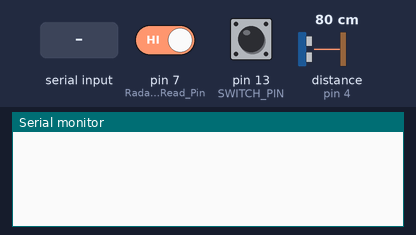
Bench run of a sketch on a simulated Arduino Uno, built with avr-gcc and run on an emulated ATmega328P. Parts: the last lines printed to the serial monitor. Wiring (inferred from the names in the program): ultrasonic range finder: trigger pin 2; echo pin 4. Inputs (shaded band) come from the test bench; at power-on: pin 7 (Radar_Signal_Read_Pin) HIGH, pin 13 (SWITCH_PIN) HIGH, distance to the obstacle (sensor on pin 4) 80 cm. The echo pulse lasts 58.3 µs per cm.

Above: at 1.2 s.
1.3 s: pin 7 (Radar_Signal_Read_Pin) driven LOW
At 2.0 s:
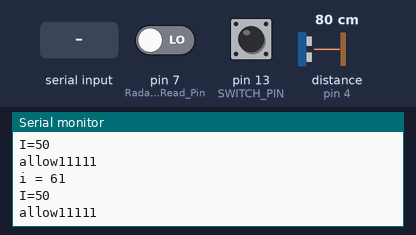
2.8 s: pin 13 (SWITCH_PIN) pulled LOW for 0.15 s
4.4 s: byte 30 received over Serial
5.9 s: byte 90 received over Serial
7.4 s: byte 120 received over Serial
8.9 s: distance to the obstacle (sensor on pin 4) set to 2 cm
At 9.4 s:
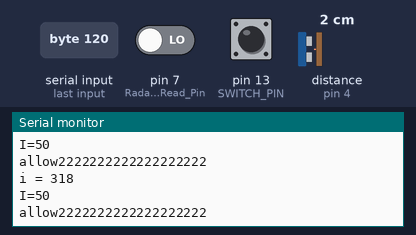
Timing chart, 0 to 11.4 s (numbered marks = the images above; inputs shaded):
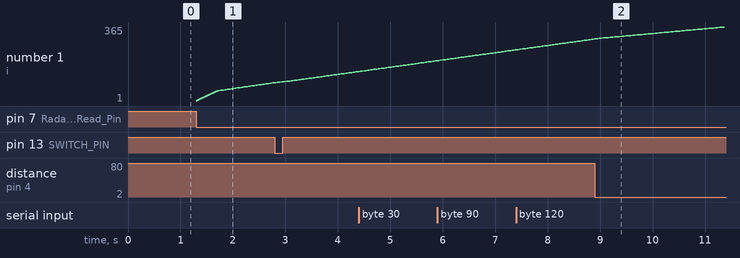

The sketch:

______.ino
```cpp
#include <SoftwareSerial.h>                       // 소프트웨어 시리얼 라이브러리 등록

/*------------------------ 아두이노 보드마다 소프트웨어 시리얼로 사용할 수 있는 핀 번호가 다르므로 주의 요망 ---------------------------*/
#define RX 8                                      // 소프트웨어 RX포트로 사용할 핀 번호 정의
#define TX 9
#define TRIG 2 //TRIG 핀 설정 (초음파 보내는 핀)
#define ECHO 4 //ECHO 핀 설정 (초음파 받는 핀)
#define SWITCH_PIN 13

SoftwareSerial BTSerial(10, 11);

                                      // 소프트웨어 TX포트로 사용할 핀 번호 정의
/*------------------------ 아두이노 보드마다 소프트웨어 시리얼로 사용할 수 있는 핀 번호가 다르므로 주의 요망 ---------------------------*/

SoftwareSerial Arduino_to_Radar_Serial(RX, TX);   // 소프트웨어 시리얼 객체명 선언(설정 보드의 RX 핀, 설정보드의 TX 핀)

int Radar_Signal_Read_Pin = 7;                    // Radar 모듈 신호선(3번핀)과 아두이노에 연결된 핀번호

// 변수
int val = 0;
int i = 0;
bool speed = false;
bool bluetoothOn = false;
bool bluetoothConnected = false;
bool allow = false;
bool blu = false;
unsigned long bluetoothTimming;
                       // Read한 Radar 모듈 신호선의 값을 저장할 변수

void setup()
{
  // put your setup code here, to run once:
  pinMode(Radar_Signal_Read_Pin, INPUT); // 디지털 7번핀을 GPIO INPUT으로 설정
  pinMode(LED_BUILTIN, OUTPUT); // LED_BUILTIN는 아두이노 보드에 자체적으로 달린 LED이며, 이를 Signal Out핀으로 설정
  pinMode(TRIG, OUTPUT);
  pinMode(ECHO, INPUT);
  pinMode(SWITCH_PIN, INPUT_PULLUP);

  Serial.begin(9600); // Serial 객체는 PC와 Arduino와의 시리얼 통신을 담당하며, Baud Rate = 9600 설정
  BTSerial.begin(38400);
  Arduino_to_Radar_Serial.begin(9600); // Arduino_to_Radar_Serial 객체는 Arduino와 Radar 모듈과의 시리얼 통신을 담당하며, Baud Rate = 9600 설정

}

void loop()
{
  if (BTSerial.available())
    Serial.write(BTSerial.read());
  if (Serial.available())
    BTSerial.write(Serial.read());
  long duration, distance;

  digitalWrite(TRIG, LOW);
  delayMicroseconds(2);
  digitalWrite(TRIG, HIGH);
  delayMicroseconds(10);
  digitalWrite(TRIG, LOW);

  duration = pulseIn (ECHO, HIGH); //물체에 반사되어돌아온 초음파의 시간을 변수에 저장합니다.


  //34000*초음파가 물체로 부터 반사되어 돌아오는시간 /1000000 / 2(왕복값이아니라 편도값이기때문에 나누기2를 해줍니다.)

 //초음파센서의 거리값이 위 계산값과 동일하게 Cm로 환산되는 계산공식 입니다. 수식이 간단해지도록 적용했습니다.

  distance = duration * 17 / 1000;


  // put your main code here, to run repeatedly:
  val = digitalRead(Radar_Signal_Read_Pin);   // Radar로부터의 움직임 신호를 Read하여 val 변수에 저장
  digitalWrite(LED_BUILTIN, val);  // val 변수의 값에 따른 LED의 High, Low 상태 결정
 //움직임이 없다면

 if(!val){
  i+=1;
  Serial.print("i = ");
  Serial.println(i);
 }else{
  i=0;
 }
 if(i>50){
  bool allow = false;
  Serial.println("I=50");

  if(distance>20){ // 20 값은 조정해야함 , 이미 차가 정차해있는 상황
   Serial.println("allow11111");
   allow = true;
  }else if(i> 200){ // 차도 없고 움직임도 없는 상황
    Serial.println("allow2222222222222222222");
    allow = true;

    }

 }
 if (digitalRead(SWITCH_PIN) == LOW) { // 신호등 스위치가 눌렸을 때

    Serial.println("Switch is pressed");
    BTSerial.begin(38400); // 블루투스 모듈 1 켜기 (=초기화)
    bluetoothOn = true;
  }

  if(bluetoothOn){
    if(!bluetoothConnected){ //처음 연결 된거라면
      if (BTSerial.available()) { // 블루투스 모듈 1이 연결되었다면
      Serial.println("Bluetooth module 1 is connected");
      BTSerial.write("connected"); // 지팡이에서는 이 메세지를 받으면 진동 울리기
      bluetoothConnected = true; //이거는 뒤에 일정 시간이 지나면 false로 바꾸는거 추가해야함!!!!!!!!!!!!!!!!!!!!!!
      bluetoothTimming = millis(); //이거가지고 블투 시간 체크해서 할듯
      }}

      if (allow) {
        if(!blu){ //초록불이 된후 알림을 보낸적이 없다면
          BTSerial.write("cross"); //남은시간 보내줌
          blu= true;
          }
    }
  }


  // 시리얼 모니터 -> 아두이노 -> Radar 모듈
  if(Serial.available())
  {
    // read the incoming byte:
    char Transmit_Char = Serial.read(); // 시리얼 모니터를 통해 전송할 데이터를 1바이트씩 읽고 Transmit_Char 변수에 저장
    Arduino_to_Radar_Serial.write(Transmit_Char); // Transmit_Char 변수에 저장된 1바이트 값을 Radar 모듈로 송신
    Serial.print(Transmit_Char); // 아두이노 사용자가 자신이 전송한 데이터를 알 수 있도록 Transmit_Char 변수에 저장된 1바이트 값을 시리얼 모니터에 표시
  }

  // Radar 모듈 -> 아두이노 -> 시리얼 모니터
  if(Arduino_to_Radar_Serial.available())
  {
    // read the incoming byte:
    char Receive_Char = Arduino_to_Radar_Serial.read(); // Radar 모듈이 보낸 데이터를 1바이트씩 읽고 Receive_Char 변수에 저장
    Serial.print(Receive_Char); // Radar 모듈이 보낸 데이터를 아두이노 사용자가 알 수 있도록 Receive_Char 변수에 저장된 1바이트 값을 시리얼 모니터에 표시
  }
}
```

Measured:
- after the input at 1.3 s, the serial monitor: prints a new line at once (image 1)
